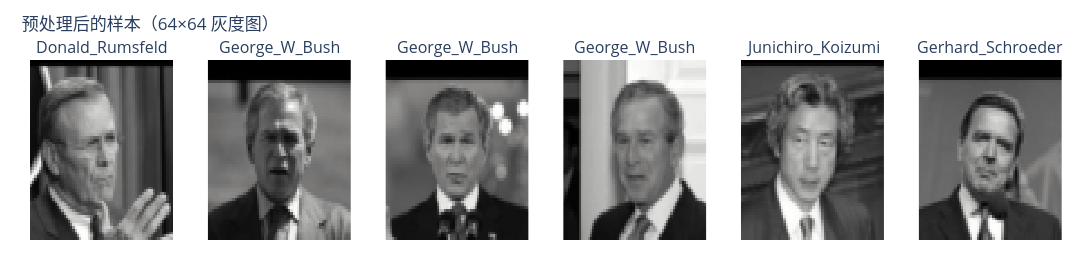

The cell this chart's notebook holds for it:
### Code cell
# 按 8:2 划分训练集 / 验证集
g = torch.Generator().manual_seed(SEED)
idx = torch.randperm(len(full), generator=g).tolist()
n_train = int(len(full) * 0.8)
train_ds, val_ds = Subset(full, idx[:n_train]), Subset(full, idx[n_train:])

train_loader = DataLoader(train_ds, batch_size=32, shuffle=True)
val_loader = DataLoader(val_ds, batch_size=64, shuffle=False)
print(f"训练集 {len(train_ds)} 张，验证集 {len(val_ds)} 张")

# 看几张图：预处理后的灰度人脸
fig = make_subplots(rows=1, cols=6, subplot_titles=[class_names[full[i][1]] for i in idx[:6]])
for k, i in enumerate(idx[:6], start=1):
    img = full[i][0][0].numpy()
    fig.add_trace(go.Heatmap(z=img, colorscale="Gray", showscale=False, hoverinfo="skip"),
                  row=1, col=k)
    # 图像热力图的纵轴必须反转，否则第一行像素会画在底部、整张脸是倒的
    fig.update_xaxes(visible=False, row=1, col=k)
    fig.update_yaxes(visible=False, autorange="reversed", row=1, col=k)

fig.update_layout(title=dict(text="预处理后的样本（64×64 灰度图）", x=0.02),
                  width=1120, height=260, margin=dict(l=30, r=30, t=60, b=20))
fig.show()

### Figure 1 — Plotly figure (JSON) as saved in the notebook; plotly's stock layout.template omitted (floating-point values rounded to 4 significant figures; data arrays with more than 128 entries replaced by an {"elided": "..."} marker saying what was removed)
{"data": [{"colorscale": [[0, "rgb(0, 0, 0)"], [0.09091, "rgb(16, 16, 16)"], [0.1818, "rgb(38, 38, 38)"], [0.2727, "rgb(59, 59, 59)"], [0.3636, "rgb(81, 80, 80)"], [0.4545, "rgb(102, 101, 101)"], [0.5455, "rgb(124, 123, 122)"], [0.6364, "rgb(146, 146, 145)"], [0.7273, "rgb(171, 171, 170)"], [0.8182, "rgb(197, 197, 195)"], [0.9091, "rgb(224, 224, 223)"], [1, "rgb(254, 254, 253)"]], "hoverinfo": "skip", "showscale": false, "type": "heatmap", "xaxis": "x", "yaxis": "y", "z": {"elided": "64x64 float values"}}, {"colorscale": [[0, "rgb(0, 0, 0)"], [0.09091, "rgb(16, 16, 16)"], [0.1818, "rgb(38, 38, 38)"], [0.2727, "rgb(59, 59, 59)"], [0.3636, "rgb(81, 80, 80)"], [0.4545, "rgb(102, 101, 101)"], [0.5455, "rgb(124, 123, 122)"], [0.6364, "rgb(146, 146, 145)"], [0.7273, "rgb(171, 171, 170)"], [0.8182, "rgb(197, 197, 195)"], [0.9091, "rgb(224, 224, 223)"], [1, "rgb(254, 254, 253)"]], "hoverinfo": "skip", "showscale": false, "type": "heatmap", "xaxis": "x2", "yaxis": "y2", "z": {"elided": "64x64 float values"}}, {"colorscale": [[0, "rgb(0, 0, 0)"], [0.09091, "rgb(16, 16, 16)"], [0.1818, "rgb(38, 38, 38)"], [0.2727, "rgb(59, 59, 59)"], [0.3636, "rgb(81, 80, 80)"], [0.4545, "rgb(102, 101, 101)"], [0.5455, "rgb(124, 123, 122)"], [0.6364, "rgb(146, 146, 145)"], [0.7273, "rgb(171, 171, 170)"], [0.8182, "rgb(197, 197, 195)"], [0.9091, "rgb(224, 224, 223)"], [1, "rgb(254, 254, 253)"]], "hoverinfo": "skip", "showscale": false, "type": "heatmap", "xaxis": "x3", "yaxis": "y3", "z": {"elided": "64x64 float values"}}, {"colorscale": [[0, "rgb(0, 0, 0)"], [0.09091, "rgb(16, 16, 16)"], [0.1818, "rgb(38, 38, 38)"], [0.2727, "rgb(59, 59, 59)"], [0.3636, "rgb(81, 80, 80)"], [0.4545, "rgb(102, 101, 101)"], [0.5455, "rgb(124, 123, 122)"], [0.6364, "rgb(146, 146, 145)"], [0.7273, "rgb(171, 171, 170)"], [0.8182, "rgb(197, 197, 195)"], [0.9091, "rgb(224, 224, 223)"], [1, "rgb(254, 254, 253)"]], "hoverinfo": "skip", "showscale": false, "type": "heatmap", "xaxis": "x4", "yaxis": "y4", "z": {"elided": "64x64 float values"}}, {"colorscale": [[0, "rgb(0, 0, 0)"], [0.09091, "rgb(16, 16, 16)"], [0.1818, "rgb(38, 38, 38)"], [0.2727, "rgb(59, 59, 59)"], [0.3636, "rgb(81, 80, 80)"], [0.4545, "rgb(102, 101, 101)"], [0.5455, "rgb(124, 123, 122)"], [0.6364, "rgb(146, 146, 145)"], [0.7273, "rgb(171, 171, 170)"], [0.8182, "rgb(197, 197, 195)"], [0.9091, "rgb(224, 224, 223)"], [1, "rgb(254, 254, 253)"]], "hoverinfo": "skip", "showscale": false, "type": "heatmap", "xaxis": "x5", "yaxis": "y5", "z": {"elided": "64x64 float values"}}, {"colorscale": [[0, "rgb(0, 0, 0)"], [0.09091, "rgb(16, 16, 16)"], [0.1818, "rgb(38, 38, 38)"], [0.2727, "rgb(59, 59, 59)"], [0.3636, "rgb(81, 80, 80)"], [0.4545, "rgb(102, 101, 101)"], [0.5455, "rgb(124, 123, 122)"], [0.6364, "rgb(146, 146, 145)"], [0.7273, "rgb(171, 171, 170)"], [0.8182, "rgb(197, 197, 195)"], [0.9091, "rgb(224, 224, 223)"], [1, "rgb(254, 254, 253)"]], "hoverinfo": "skip", "showscale": false, "type": "heatmap", "xaxis": "x6", "yaxis": "y6", "z": {"elided": "64x64 float values"}}], "layout": {"annotations": [{"font": {"size": 16}, "showarrow": false, "text": "Donald_Rumsfeld", "x": 0.06944, "xanchor": "center", "xref": "paper", "y": 1, "yanchor": "bottom", "yref": "paper"}, {"font": {"size": 16}, "showarrow": false, "text": "George_W_Bush", "x": 0.2417, "xanchor": "center", "xref": "paper", "y": 1, "yanchor": "bottom", "yref": "paper"}, {"font": {"size": 16}, "showarrow": false, "text": "George_W_Bush", "x": 0.4139, "xanchor": "center", "xref": "paper", "y": 1, "yanchor": "bottom", "yref": "paper"}, {"font": {"size": 16}, "showarrow": false, "text": "George_W_Bush", "x": 0.5861, "xanchor": "center", "xref": "paper", "y": 1, "yanchor": "bottom", "yref": "paper"}, {"font": {"size": 16}, "showarrow": false, "text": "Junichiro_Koizumi", "x": 0.7583, "xanchor": "center", "xref": "paper", "y": 1, "yanchor": "bottom", "yref": "paper"}, {"font": {"size": 16}, "showarrow": false, "text": "Gerhard_Schroeder", "x": 0.9306, "xanchor": "center", "xref": "paper", "y": 1, "yanchor": "bottom", "yref": "paper"}], "height": 260, "margin": {"b": 20, "l": 30, "r": 30, "t": 60}, "title": {"text": "预处理后的样本（64×64 灰度图）", "x": 0.02}, "width": 1120, "xaxis": {"anchor": "y", "domain": [0, 0.1389], "visible": false}, "xaxis2": {"anchor": "y2", "domain": [0.1722, 0.3111], "visible": false}, "xaxis3": {"anchor": "y3", "domain": [0.3444, 0.4833], "visible": false}, "xaxis4": {"anchor": "y4", "domain": [0.5167, 0.6556], "visible": false}, "xaxis5": {"anchor": "y5", "domain": [0.6889, 0.8278], "visible": false}, "xaxis6": {"anchor": "y6", "domain": [0.8611, 1], "visible": false}, "yaxis": {"anchor": "x", "autorange": "reversed", "domain": [0, 1], "visible": false}, "yaxis2": {"anchor": "x2", "autorange": "reversed", "domain": [0, 1], "visible": false}, "yaxis3": {"anchor": "x3", "autorange": "reversed", "domain": [0, 1], "visible": false}, "yaxis4": {"anchor": "x4", "autorange": "reversed", "domain": [0, 1], "visible": false}, "yaxis5": {"anchor": "x5", "autorange": "reversed", "domain": [0, 1], "visible": false}, "yaxis6": {"anchor": "x6", "autorange": "reversed", "domain": [0, 1], "visible": false}}}
